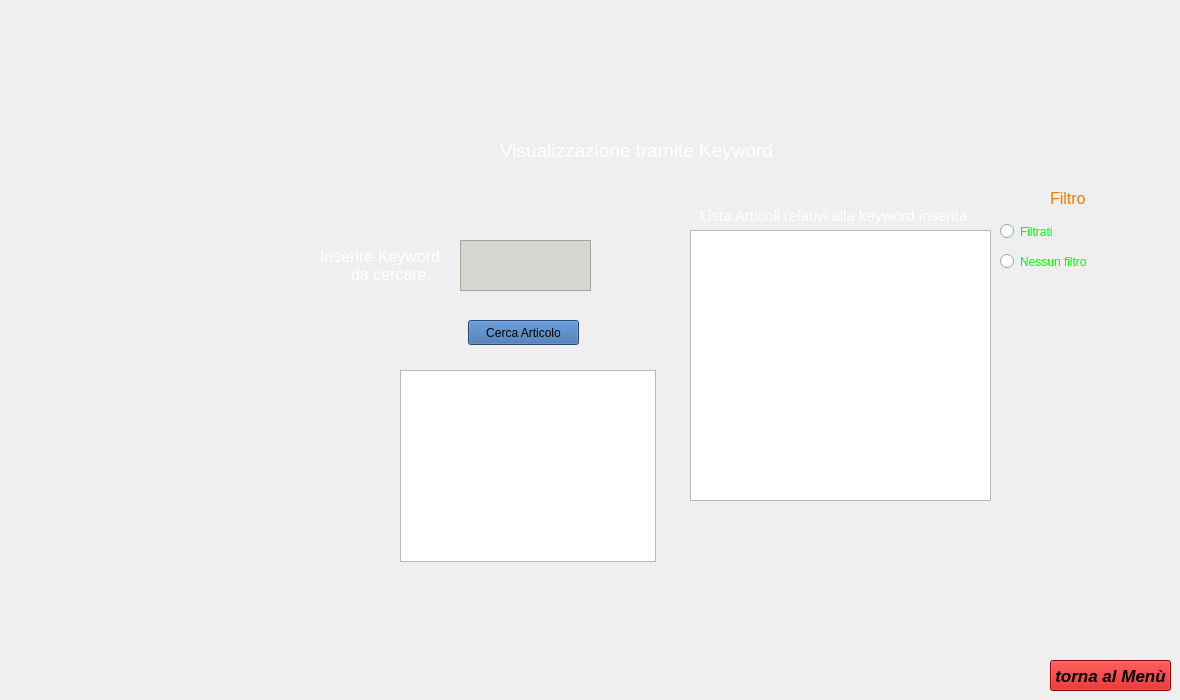
    <widget class="QWidget" name="pag_vis_tramite_keyword">
     <widget class="QLabel" name="label_11">
      <property name="geometry">
       <rect>
        <x>500</x>
        <y>140</y>
        <width>301</width>
        <height>21</height>
       </rect>
      </property>
      <property name="font">
       <font>
        <pointsize>14</pointsize>
       </font>
      </property>
      <property name="styleSheet">
       <string notr="true">color: rgb(255, 255, 255);</string>
      </property>
      <property name="text">
       <string>Visualizzazione tramite Keyword</string>
      </property>
     </widget>
     <widget class="QLabel" name="label_12">
      <property name="geometry">
       <rect>
        <x>320</x>
        <y>250</y>
        <width>131</width>
        <height>31</height>
       </rect>
      </property>
      <property name="font">
       <font>
        <pointsize>12</pointsize>
       </font>
      </property>
      <property name="styleSheet">
       <string notr="true">color: rgb(255, 255, 255);</string>
      </property>
      <property name="text">
       <string>Inserire Keyword
       da cercare:</string>
      </property>
     </widget>
     <widget class="QTextEdit" name="InserisciKeyword">
      <property name="geometry">
       <rect>
        <x>460</x>
        <y>240</y>
        <width>131</width>
        <height>51</height>
       </rect>
      </property>
      <property name="styleSheet">
       <string notr="true">background-color: rgb(211, 215, 207);</string>
      </property>
     </widget>
     <widget class="QListWidget" name="lista_articoli_keyword">
      <property name="geometry">
       <rect>
        <x>690</x>
        <y>230</y>
        <width>301</width>
        <height>271</height>
       </rect>
      </property>
      <property name="styleSheet">
       <string notr="true">color: rgb(255, 255, 255);</string>
      </property>
     </widget>
     <widget class="QLabel" name="label_13">
      <property name="geometry">
       <rect>
        <x>700</x>
        <y>200</y>
        <width>291</width>
        <height>31</height>
       </rect>
      </property>
      <property name="font">
       <font>
        <pointsize>11</pointsize>
       </font>
      </property>
      <property name="styleSheet">
       <string notr="true">color: rgb(255, 255, 255);</string>
      </property>
      <property name="text">
       <string>Lista Articoli relativi alla keyword inserita</string>
      </property>
     </widget>
     <widget class="QPushButton" name="tornamenu_11">
      <property name="geometry">
       <rect>
        <x>1050</x>
        <y>660</y>
        <width>121</width>
        <height>31</height>
       </rect>
      </property>
      <property name="font">
       <font>
        <pointsize>13</pointsize>
        <weight>75</weight>
        <italic>true</italic>
        <bold>true</bold>
        <underline>false</underline>
        <strikeout>false</strikeout>
        <kerning>true</kerning>
       </font>
      </property>
      <property name="styleSheet">
       <string notr="true">background-color: rgb(204, 0, 0);</string>
      </property>
      <property name="text">
       <string>torna al Menù</string>
      </property>
     </widget>
     <widget class="QPushButton" name="Aggiungi_2">
      <property name="geometry">
       <rect>
        <x>468</x>
        <y>320</y>
        <width>111</width>
        <height>25</height>
       </rect>
      </property>
      <property name="styleSheet">
       <string notr="true">background-color: rgb(52, 101, 164);</string>
      </property>
      <property name="text">
       <string>Cerca Articolo</string>
      </property>
     </widget>
     <widget class="QLabel" name="label_18">
      <property name="geometry">
       <rect>
        <x>1050</x>
        <y>190</y>
        <width>67</width>
        <height>17</height>
       </rect>
      </property>
      <property name="font">
       <font>
        <pointsize>12</pointsize>
       </font>
      </property>
      <property name="styleSheet">
       <string notr="true">color: rgb(245, 121, 0);</string>
      </property>
      <property name="text">
       <string>Filtro</string>
      </property>
     </widget>
     <widget class="QRadioButton" name="radio_No_filtro">
      <property name="geometry">
       <rect>
        <x>1000</x>
        <y>250</y>
        <width>131</width>
        <height>23</height>
       </rect>
      </property>
      <property name="styleSheet">
       <string notr="true">color: rgb(0, 255, 0);</string>
      </property>
      <property name="text">
       <string>Nessun filtro</string>
      </property>
     </widget>
     <widget class="QRadioButton" name="radio_filtrati">
      <property name="geometry">
       <rect>
        <x>1000</x>
        <y>220</y>
        <width>131</width>
        <height>23</height>
       </rect>
      </property>
      <property name="toolTip">
       <string>&lt;html&gt;&lt;head/&gt;&lt;body&gt;&lt;p&gt;Gli articoli vengono filtrati: per anno decrescente, a parità di anno, ordinati per prezzo crescente e a parità di prezzo, ordinati in ordine alfabetico per il cognome del primo autore&lt;/p&gt;&lt;/body&gt;&lt;/html&gt;</string>
      </property>
      <property name="styleSheet">
       <string notr="true">color: rgb(0, 255, 0);</string>
      </property>
      <property name="text">
       <string>Filtrati</string>
      </property>
     </widget>
     <widget class="QListWidget" name="listWidget">
      <property name="geometry">
       <rect>
        <x>400</x>
        <y>370</y>
        <width>256</width>
        <height>192</height>
       </rect>
      </property>
     </widget>
    </widget>
